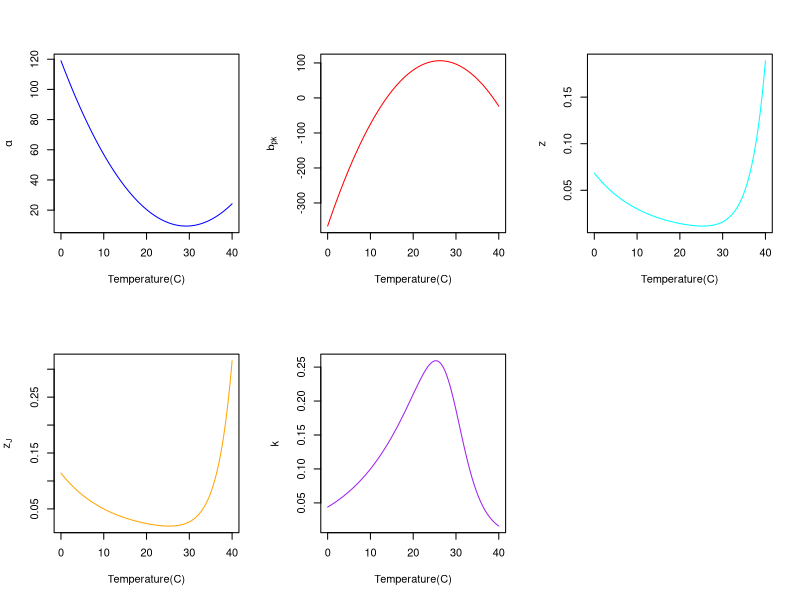
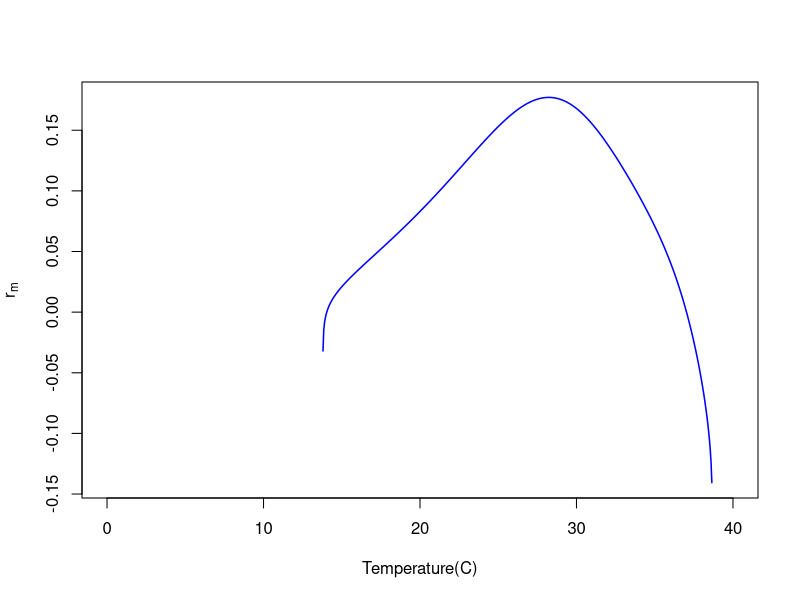
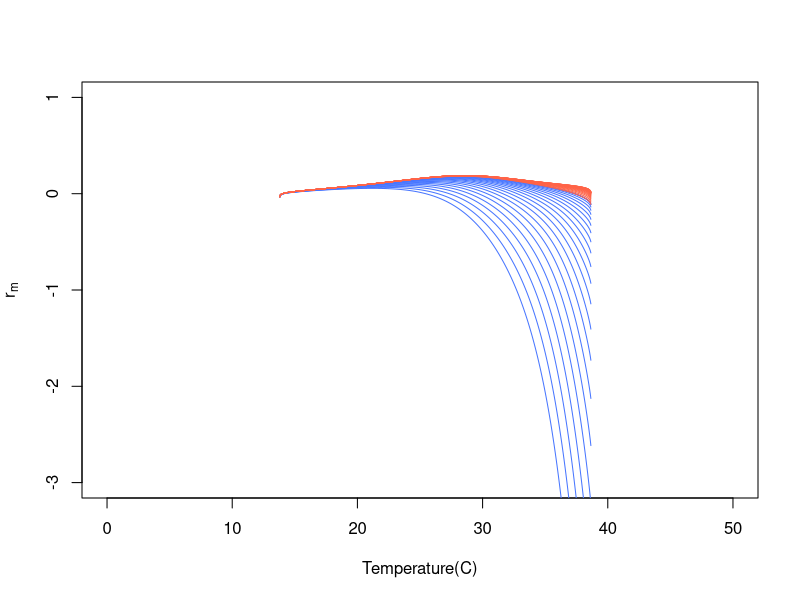
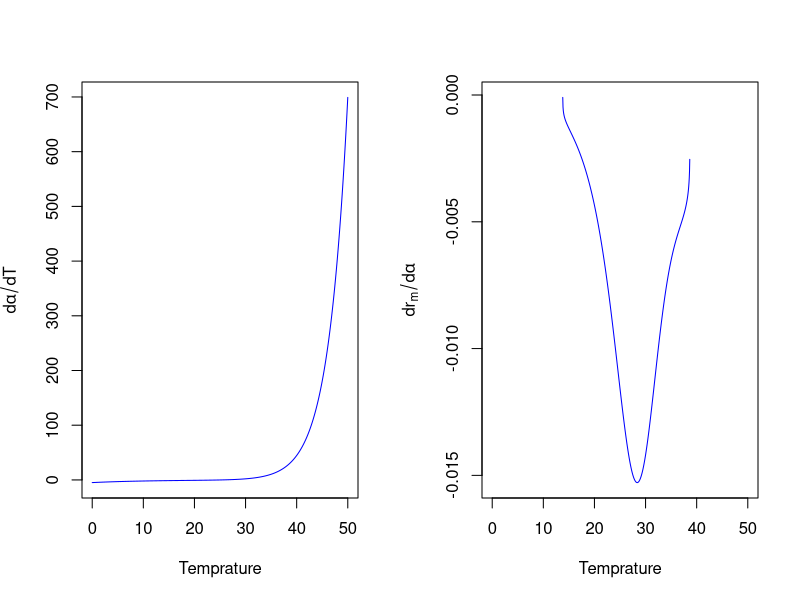
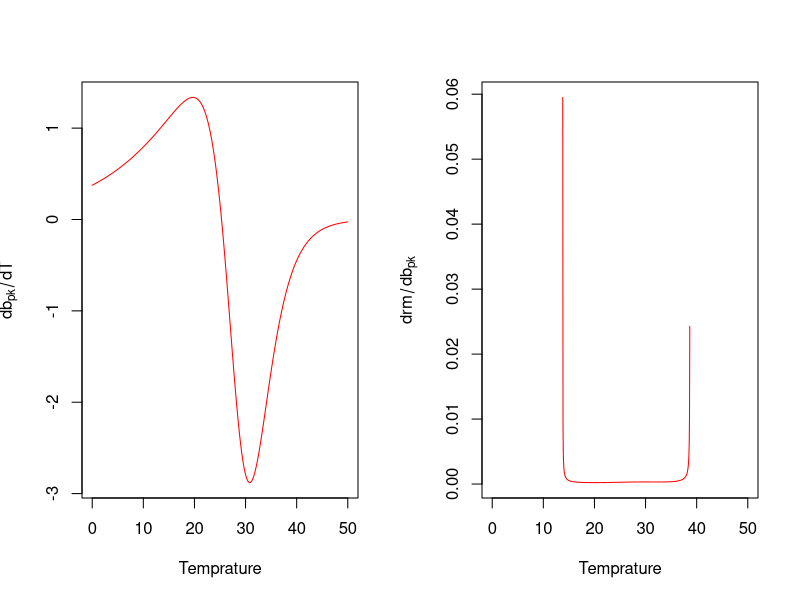
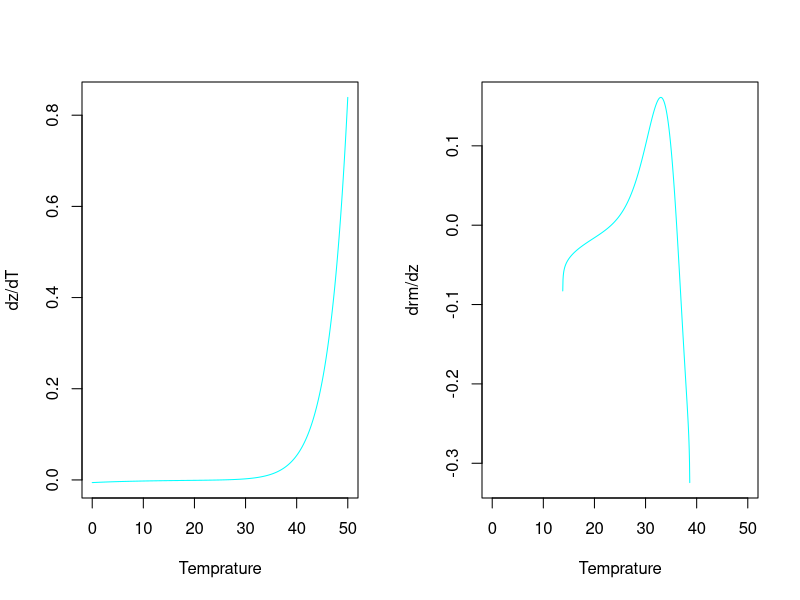
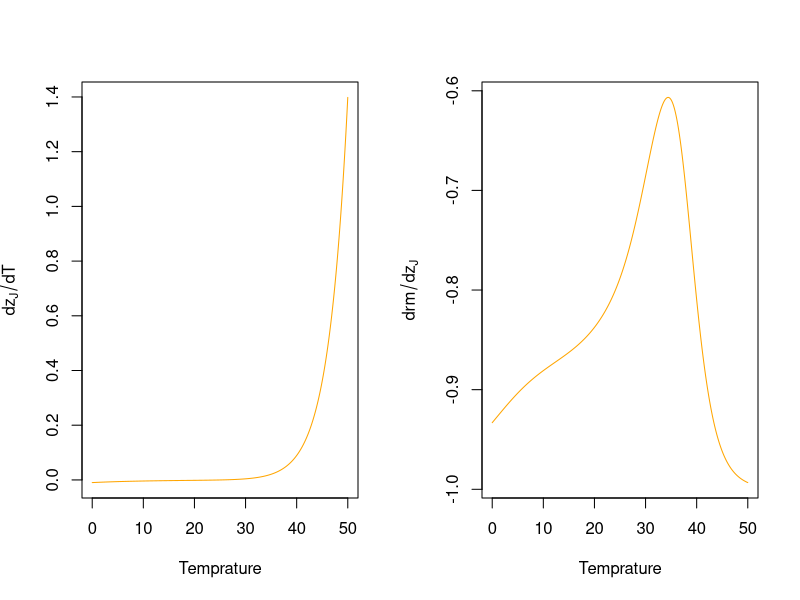
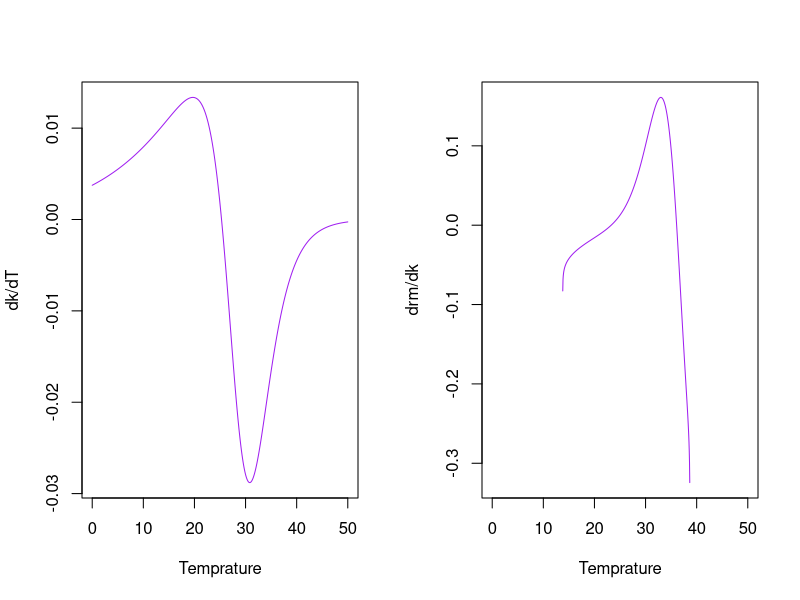

Reproduce these figures in R, in order.
z_J_par <- 0.05 #1/day
z_par <- 0.03 #1/day
alp_par <- 25.0 #days, alpha
b_pk_par <- 10.0 #individuals/(individual * day)
kap_par <- 0.1 #1/day, kappa, K

#arbitrary values
k_par <- 8.617*1e-5
E_par <- 0.55
E_D_par <- 4
T_pk_par <- 25.3+273.15
T_ref_par <- 10+273.15
B_0_par <- 0.5


B_0_alp =  1/alp_par 
T_pk_alp = 25.3
E_alp = 0.55
E_D_alp = 3

B_0_bpk = b_pk_par #individuals/(individual * day)
T_pk_bpk = 25.3
E_bpk = 0.55
E_D_bpk = 3

B_0_z = 1/z_par  #1/day; inverse because we are using inverse of the S-S TPC model
T_pk_z = 25.3
E_z = 0.55
E_D_z = 3

B_0_zJ = 1/z_J_par  #1/day; inverse because we are using inverse of the S-S TPC model
T_pk_zJ = 25.3
E_zJ = 0.55
E_D_zJ = 3

B_0_kap = kap_par #1/day
T_pk_kap = 25.3
E_kap = 0.55
E_D_kap = 3

z_J_par <- 0.05 #1/day
z_par <- 0.03 #1/day
alp_par <- 25.0 #days, alpha
b_pk_par <- 10.0 #individuals/(individual * day)
kap_par <- 0.1 #1/day, kappa, K

r_SP_app <- function(alp,b_pk,k,z,z_J)  -(1/(alp*k+alp*z+1))*(alp*k*z_J+alp*z*z_J+
                                                                log10((k+z)^(k+z)/b_pk^(k+z)))


B <- function(B_0,E,E_D,T,T_ref,T_pk,k)  B_0 * exp(-E * ((1/(k*(T))) - (1/(k*T_ref)))) /
  (1 + (E / (E_D - E)) * exp((E_D / k)* ((1/T_pk) - (1/T))))


B_inv <- function(B_0,E,E_D,T,T_ref,T_pk,k) 1/ B(B_0,E,E_D,T,T_ref,T_pk,k)

## Vectors setting

T_vec <-  273.15+seq(0,40,0.05)

alp_vec <- 119-7.49*(T_vec-273.15) +0.128*(T_vec-273.15)^2

bpk_vec <- -366+36*(T_vec-273.15) -0.686*(T_vec-273.15)^2

z_vec <- B_inv(B_0_z,E_z,E_D_z,T_vec,T_ref_par,T_pk_z+273.15,k_par)

zJ_vec <- B_inv(B_0_zJ,E_zJ,E_D_zJ,T_vec,T_ref_par,T_pk_zJ+273.15,k_par)

kap_vec <- B(B_0_kap,E_kap,E_D_kap,T_vec,T_ref_par,T_pk_kap+273.15,k_par)







par(mfrow=c(2,3))  
plot(T_vec-273.15,alp_vec,type = "l",col="blue",ylab = expression(alpha),xlab = "Temperature(C)")
plot(T_vec-273.15,bpk_vec,type = "l",col="red",ylab = expression(b[pk]),xlab = "Temperature(C)")
plot(T_vec-273.15,z_vec,type = "l",col="cyan",ylab = expression(z),xlab = "Temperature(C)")
plot(T_vec-273.15,zJ_vec,type = "l",col="orange",ylab = expression(z[J]),xlab = "Temperature(C)")
plot(T_vec-273.15,kap_vec,type = "l",col="purple",ylab = expression(k),xlab = "Temperature(C)")
dev.off()

r_m_vec <- r_SP_app(alp_vec,bpk_vec,kap_vec,z_vec,zJ_vec)

plot(T_vec-273.15,r_m_vec,type = "l",col="blue",lwd=1.5,ylab = expression(r[m]),xlab = "Temperature(C)")



nicheW <- function(r_m,Temp){
  dataframe<- data.frame(Temperature=Temp,Rate=r_m)
  values <- subset(dataframe,dataframe$Rate>0)
  width<-max(values$Temperature)-min(values$Temperature)
  print(width)
}

#Vectors
alp_vec<- #Values
  T_pk_par <- 25.3+273.15
E_par <- 0.65
ED_par <- 3
k_par <- 8.617*1e-5
T_ref_par <- 10+273.15

#B0
B0_alp<- 1/alp_par 
B0_bpk<-b_pk_par 
B0_z<-1/z_par 
B0_zJ <-1/z_J_par 
B0_kap <- kap_par


T_vec <- 273.15+seq(0,50,0.05)

response_mm <- (exp((-E_par/k_par)*((1/T_vec)-(1/T_ref_par))))/(1+(E_par/(ED_par-E_par))*exp((ED_par/k_par)*((1/T_pk_par)-(1/T_vec))))


T_vec <- 273.15+seq(0,50,0.05)

response_mm <- (exp((-E_par/k_par)*((1/T_vec)-(1/T_ref_par))))/(1+(E_par/(ED_par-E_par))*exp((ED_par/k_par)*((1/T_pk_par)-(1/T_vec))))

#B0
B0_alp<- 1/alp_par 
B0_bpk<-b_pk_par 
B0_z<-1/z_par 
B0_zJ <-1/z_J_par 
B0_kap <- kap_par

#Vectors
alp_vec<- 119-7.49*(T_vec-273.15) +0.128*(T_vec-273.15)^2
bpk_vec<- -366+36*(T_vec-273.15) -0.686*(T_vec-273.15)^2
z_vec<- 1/(response_mm*B0_z)
zJ_vec <-1/(response_mm*B0_zJ)
kap_vec <- response_mm*B0_kap


r_m_vector <- ((kap_vec+z_vec)*(log10(bpk_vec/(kap_vec+z_vec))-(alp_vec*zJ_vec)))/((alp_vec*(kap_vec+z_vec))+1)

plot(T_vec-273.15,r_m_vector,type = "l",col="blue",ylab = expression(r[m]),
     xlab = "Temperature(C)",ylim = c(-3,1))
NicheW <-c()


T_pk_mm <- T_pk_par +  seq(-10,10.5,0.5)
T_pk_par <- 25.3+273.15
for(i in 1:(length(T_pk_mm)/2)){
  a_vec_mm <-  119-7.49*(T_vec-273.15) +0.128*(T_vec-273.15)^2
  
  zJ_vec_mm <- 1/(B0_zJ*((exp((-E_par/k_par)*((1/T_vec)-(1/T_ref_par))))/(1+(E_par/(ED_par-E_par))*exp((ED_par/k_par)*((1/T_pk_mm[i])-(1/T_vec))))))
  
  #these are the same
  bpk_vec_mm <- -366+36*(T_vec-273.15) -0.686*(T_vec-273.15)^2
  kap_vec_mm <- B0_kap*((exp((-E_par/k_par)*((1/T_vec)-(1/T_ref_par))))/(1+(E_par/(ED_par-E_par))*exp((ED_par/k_par)*((1/T_pk_par)-(1/T_vec)))))
  z_vec_mm <- 1/(B0_z*((exp((-E_par/k_par)*((1/T_vec)-(1/T_ref_par))))/(1+(E_par/(ED_par-E_par))*exp((ED_par/k_par)*((1/T_pk_par)-(1/T_vec))))))    
  
  rm_vec_mm<-((kap_vec_mm+z_vec_mm)*(log10(bpk_vec_mm/(kap_vec_mm+z_vec_mm))-(a_vec_mm*zJ_vec_mm)))/((a_vec_mm*(kap_vec_mm+z_vec_mm))+1)  
  
  lines(T_vec-273.15,rm_vec_mm,col="royalblue1")
  NicheW[[i]]<- nicheW(rm_vec_mm,T_vec) 
  
}

for(i in (length(T_pk_mm)/2):length(T_pk_mm)){
  a_vec_mm <-  119-7.49*(T_vec-273.15) +0.128*(T_vec-273.15)^2
    
  zJ_vec_mm <- 1/(B0_zJ*((exp((-E_par/k_par)*((1/T_vec)-(1/T_ref_par))))/(1+(E_par/(ED_par-E_par))*exp((ED_par/k_par)*((1/T_pk_mm[i])-(1/T_vec))))))
  
  #these are the same
  bpk_vec_mm <- -366+36*(T_vec-273.15) -0.686*(T_vec-273.15)^2
  kap_vec_mm <- B0_kap*((exp((-E_par/k_par)*((1/T_vec)-(1/T_ref_par))))/(1+(E_par/(ED_par-E_par))*exp((ED_par/k_par)*((1/T_pk_par)-(1/T_vec)))))
  z_vec_mm <- 1/(B0_z*((exp((-E_par/k_par)*((1/T_vec)-(1/T_ref_par))))/(1+(E_par/(ED_par-E_par))*exp((ED_par/k_par)*((1/T_pk_par)-(1/T_vec))))))    
  
  rm_vec_mm<-((kap_vec_mm+z_vec_mm)*(log10(bpk_vec_mm/(kap_vec_mm+z_vec_mm))-(a_vec_mm*zJ_vec_mm)))/((a_vec_mm*(kap_vec_mm+z_vec_mm))+1)  
  
  lines(T_vec-273.15,rm_vec_mm,col="tomato")
  NicheW[[i]]<- nicheW(rm_vec_mm,T_vec) 
  
}

f <- expression(-(1/(alp*k+alp*z+1))*(alp*k*z_J+alp*z*z_J+
                                        log((k+z)^(k+z)/b_pk^(k+z))))

D(f,"alpha")
D(f,"b_pk")
D(f,"z")
D(f,"z_J")
D(f,"k")


dr_dalp <- function(alp,b_pk,k,z,z_J)  (k + z)/(alp * k + alp * z + 1)^2 * (alp * k * z_J +                                  alp *  z * z_J + log10((k + z)^(k + z)/b_pk^(k + z))) - (1/(alp * 
                                                                                                                                                                                           k + alp * z + 1)) * (k * z_J + z * z_J)

dr_dbpk <- function(alp,b_pk,k,z) (1/(alp * k + alp * z + 1)) * ((k + z)^(k + z) * (b_pk^((k + 
                                                                                             z) - 1) * (k + z))/(b_pk^(k + z))^2/((k + z)^(k + z)/b_pk^(k +  z) * log(10)))


dr_dz <- function( alp,b_pk,k,z,z_J)  alp/(alp * k + alp * z + 1)^2 * (alp * k * z_J + alp *
                                                                         z * z_J + log10((k + z)^(k + z)/b_pk^(k + z))) - (1/(alp * k + alp * z + 1)) * (alp * 
                                                                                                                                                           z_J + (((k + z)^((k + z) -  1) * (k + z) + (k + z)^(k + z) * log((k + z)))/b_pk^(k + z) - (k + z)^(k + z) * (b_pk^(k + z) * log(b_pk))/(b_pk^(k + z))^2)/((k + z)^(k + z)/b_pk^(k + z) * log(10)))


dr_dzJ <- function(alp,b_pk,k,z )  -((1/(alp * k + alp * z + 1)) * (alp * k + alp * z))


dr_dkap <-  function(alp,b_pk,k,z,z_J ) alp/(alp * k + alp * z + 1)^2 * (alp * k * z_J + alp *z * z_J + log10((k + z)^(k + z)/b_pk^(k + z))) - (1/(alp * k + alp * z + 1)) * (alp *  z_J + (((k + z)^((k + z) -  1) * (k + z) + (k + z)^(k + z) * log((k + z)))/b_pk^(k + z) - (k + z)^(k + z) * (b_pk^(k + z) * log(b_pk))/(b_pk^(k + z))^2)/((k + z)^(k + z)/b_pk^(k + z) * log(10)))


f2 <- expression(B_0 * exp(-E * ((1/(k*(T))) - (1/(k*T_ref)))) /
                   (1 + (E / (E_D - E)) * exp((E_D / k)* ((1/T_pk) - (1/T)))))

D(f2,"T")

dBdT <- function(B_0,E,E_D,T,T_ref,T_pk,k ) B_0 * (exp(-E * ((1/(k * (T))) - (1/(k * T_ref)))) * (E * (k/(k * (T))^2)))/(1 + (E/(E_D - E)) * exp((E_D/k) * ((1/T_pk) - (1/T)))) - B_0 * exp(-E * ((1/(k * (T))) - (1/(k * T_ref)))) *  ((E/(E_D - E)) * (exp((E_D/k) * ((1/T_pk) - (1/T))) * ((E_D/k) * (1/T^2))))/(1 + (E/(E_D - E)) * exp((E_D/k) * ((1/T_pk) -  (1/T))))^2



f3 <- expression(1/ (B_0 * exp(-E * ((1/(k*(T))) - (1/(k*T_ref)))) /
                       (1 + (E / (E_D - E)) * exp((E_D / k)* ((1/T_pk) - (1/T))))))

D(f3,"T")

dB_invdT <- function( B_0,E,E_D,T,T_ref,T_pk,k ) -((B_0 * (exp(-E * ((1/(k * (T))) - (1/(k * T_ref)))) * (E * (k/(k * (T))^2)))/(1 + (E/(E_D - E)) * exp((E_D/k) * ((1/T_pk) - (1/T)))) - B_0 * exp(-E * ((1/(k * (T))) - (1/(k * T_ref)))) *  ((E/(E_D - E)) * (exp((E_D/k) * ((1/T_pk) - (1/T))) * ((E_D/k) *  (1/T^2))))/(1 + (E/(E_D - E)) * exp((E_D/k) * ((1/T_pk) - (1/T))))^2)/(B_0 * exp(-E * ((1/(k * (T))) - (1/(k * T_ref))))/(1 +   (E/(E_D - E)) * exp((E_D/k) * ((1/T_pk) - (1/T)))))^2)



dr_dalp_vec <- dr_dalp(alp_vec,bpk_vec,kap_vec,z_vec,zJ_vec)
dr_dbpk_vec <- dr_dbpk(alp_vec,bpk_vec,kap_vec,z_vec)
dr_dz_vec <- dr_dz(alp_vec,bpk_vec,kap_vec,z_vec,zJ_vec)
dr_dzJ_vec <- dr_dzJ (alp_vec,bpk_vec,kap_vec,z_vec)
dr_dkap_vec <- dr_dkap(alp_vec,bpk_vec,kap_vec,z_vec,zJ_vec)

dalp_dT_vec <- dB_invdT(B_0_alp,E_alp,E_D_alp,T_vec,T_ref_par,T_pk_alp+273.15,k_par)
dbpk_dT_vec <- dBdT(B_0_bpk,E_bpk,E_D_bpk,T_vec,T_ref_par,T_pk_bpk+273.15,k_par)
dz_dT_vec <-  dB_invdT(B_0_z,E_z,E_D_z,T_vec,T_ref_par,T_pk_z+273.15,k_par)
dzJ_dT_vec <- dB_invdT(B_0_zJ,E_zJ,E_D_zJ,T_vec,T_ref_par,T_pk_zJ+273.15,k_par)
dkap_dT_vec <- dBdT(B_0_kap,E_kap,E_D_kap,T_vec,T_ref_par,T_pk_kap+273.15,k_par)


par(mfrow=c(1,2))
plot(T_vec-273.15,dalp_dT_vec,type = "l",col="blue",ylab = expression(paste("d",alpha/dT)),xlab = "Temprature")
plot(T_vec-273.15,dr_dalp_vec,type = "l",col="blue",ylab = expression(paste("d",r[m]/"d",alpha)),xlab = "Temprature")


par(mfrow=c(1,2))
plot(T_vec-273.15,dbpk_dT_vec,type = "l",col="red",ylab = expression(db[pk]/dT),xlab = "Temprature" )
plot(T_vec-273.15,dr_dbpk_vec,type = "l",col="red",ylab = expression(drm/db[pk]),xlab = "Temprature")


par(mfrow=c(1,2))
plot(T_vec-273.15,dz_dT_vec,type = "l",col="cyan",ylab = "dz/dT",xlab = "Temprature")
plot(T_vec-273.15,dr_dz_vec,type = "l",col="cyan",ylab = "drm/dz",xlab = "Temprature")



par(mfrow=c(1,2))
plot(T_vec-273.15,dzJ_dT_vec,type = "l",col="orange",ylab = expression(dz[J]/dT),xlab = "Temprature")
plot(T_vec-273.15,dr_dzJ_vec,type = "l",col="orange",ylab = expression(drm/dz[J]),xlab = "Temprature")



par(mfrow=c(1,2))
plot(T_vec-273.15,dkap_dT_vec,type = "l",col="purple",ylab = "dk/dT",xlab = "Temprature")
plot(T_vec-273.15,dr_dkap_vec,type = "l",col="purple",ylab = "drm/dk",xlab = "Temprature")


alp_vec <- 119-7.49*(T_vec-273.15) +0.128*(T_vec-273.15)^2

bpk_vec <- -366+36*(T_vec-273.15) -0.686*(T_vec-273.15)^2

z_vec <- B_inv(B_0_z,E_z,E_D_z,T_vec,T_ref_par,T_pk_z+273.15,k_par)

zJ_vec <- B_inv(B_0_zJ,E_zJ,E_D_zJ,T_vec,T_ref_par,T_pk_zJ+273.15,k_par)

kap_vec <- B(B_0_kap,E_kap,E_D_kap,T_vec,T_ref_par,T_pk_kap+273.15,k_par)


r_m_vec <- r_SP_app(alp_vec,bpk_vec,kap_vec,z_vec,zJ_vec)
r_alp_cons_vec <- r_SP_app(alp_par,bpk_vec,kap_vec,z_vec,zJ_vec)
r_bpk_cons_vec <- r_SP_app(alp_vec,b_pk_par,kap_vec,z_vec,zJ_vec)
r_z_cons_vec <- r_SP_app(alp_vec,bpk_vec,kap_vec,z_par,zJ_vec)
r_zJ_cons_vec <- r_SP_app(alp_vec,bpk_vec,kap_vec,z_vec,z_J_par)
r_kap_cons_vec <- r_SP_app(alp_vec,bpk_vec,kap_par,z_vec,zJ_vec)
r_J_cons_vec <- r_SP_app(alp_par,bpk_vec,kap_vec,z_vec,z_J_par)
r_A_cons_vec <- r_SP_app(alp_vec,b_pk_par,kap_par,z_par,zJ_vec)

dev.off()

plot(T_vec-273.15,r_m_vec,type = "l",col="black",ylab=expression(dr[m]/dT),xlab = "Temperature(C)")
lines(T_vec-273.15,r_alp_cons_vec,type = "l",col="blue" )
lines(T_vec-273.15,r_bpk_cons_vec,type = "l",col="red" )
lines(T_vec-273.15,r_z_cons_vec,type = "l",col="cyan" )
lines(T_vec-273.15,r_zJ_cons_vec ,type = "l",col="orange" )
lines(T_vec-273.15,r_kap_cons_vec ,type = "l",col="purple" )
legend(20,0,
       c("full",expression(b[pk]),expression(alpha),expression(z),expression(z[J]),expression(k)),
       col = c("black", "blue","red","cyan","orange","purple"),
       lwd = c("2.5","2.5","2.5","2.5","2.5","2.5"),lty = c(1,1,1,1,1,1))


plot(T_vec-273.15,r_m_vec,type = "l",col="black",lwd=1.5,ylab=expression(dr[m]/dT),xlab = "Temperature(C)")
lines(T_vec-273.15,r_J_cons_vec,lty=2,col="blue",lwd=1.5)
lines(T_vec-273.15,r_A_cons_vec,lty=2,col="red",lwd=1.5)
legend(12,-0.05,c("Full","Juvenile traits constant","Adult traits constant"),
       col = c("black", "blue","red"),
       lwd = c("1.5","1.5","1.5"),lty = c(1,2,2))













